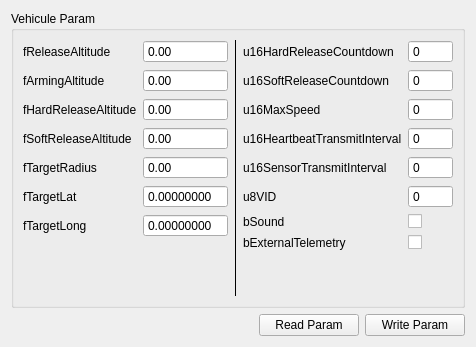
        <widget class="QWidget" name="tab_3">
         <attribute name="title">
          <string>Parameter</string>
         </attribute>
         <layout class="QGridLayout" name="gridLayout">
          <item row="0" column="0">
           <layout class="QGridLayout" name="gridLayout_2">
            <item row="1" column="4">
             <widget class="QPushButton" name="paramWriteParamButton">
              <property name="minimumSize">
               <size>
                <width>100</width>
                <height>0</height>
               </size>
              </property>
              <property name="maximumSize">
               <size>
                <width>150</width>
                <height>16777215</height>
               </size>
              </property>
              <property name="text">
               <string>Write Param</string>
              </property>
             </widget>
            </item>
            <item row="1" column="3">
             <widget class="QPushButton" name="paramReadButton">
              <property name="minimumSize">
               <size>
                <width>100</width>
                <height>0</height>
               </size>
              </property>
              <property name="maximumSize">
               <size>
                <width>150</width>
                <height>16777215</height>
               </size>
              </property>
              <property name="text">
               <string>Read Param</string>
              </property>
             </widget>
            </item>
            <item row="0" column="0" colspan="5">
             <widget class="QGroupBox" name="groupBox_2">
              <property name="title">
               <string>Vehicule Param</string>
              </property>
              <layout class="QVBoxLayout" name="verticalLayout_7">
               <item>
                <layout class="QHBoxLayout" name="horizontalLayout_5">
                 <item>
                  <layout class="QFormLayout" name="formLayout_8">
                   <item row="0" column="0">
                    <widget class="QLabel" name="label_18">
                     <property name="text">
                      <string>fReleaseAltitude</string>
                     </property>
                     <property name="alignment">
                      <set>Qt::AlignLeading|Qt::AlignLeft|Qt::AlignVCenter</set>
                     </property>
                    </widget>
                   </item>
                   <item row="0" column="1">
                    <widget class="QDoubleSpinBox" name="param_fReleaseAltitude">
                     <property name="alignment">
                      <set>Qt::AlignLeading|Qt::AlignLeft|Qt::AlignVCenter</set>
                     </property>
                     <property name="buttonSymbols">
                      <enum>QAbstractSpinBox::NoButtons</enum>
                     </property>
                     <property name="maximum">
                      <double>1000.000000000000000</double>
                     </property>
                    </widget>
                   </item>
                   <item row="1" column="0">
                    <widget class="QLabel" name="label_20">
                     <property name="text">
                      <string>fArmingAltitude</string>
                     </property>
                     <property name="alignment">
                      <set>Qt::AlignLeading|Qt::AlignLeft|Qt::AlignVCenter</set>
                     </property>
                    </widget>
                   </item>
                   <item row="2" column="0">
                    <widget class="QLabel" name="label_21">
                     <property name="text">
                      <string>fHardReleaseAltitude</string>
                     </property>
                     <property name="alignment">
                      <set>Qt::AlignLeading|Qt::AlignLeft|Qt::AlignVCenter</set>
                     </property>
                    </widget>
                   </item>
                   <item row="3" column="0">
                    <widget class="QLabel" name="label_22">
                     <property name="text">
                      <string>fSoftReleaseAltitude</string>
                     </property>
                     <property name="alignment">
                      <set>Qt::AlignLeading|Qt::AlignLeft|Qt::AlignVCenter</set>
                     </property>
                    </widget>
                   </item>
                   <item row="4" column="0">
                    <widget class="QLabel" name="label_23">
                     <property name="text">
                      <string>fTargetRadius</string>
                     </property>
                     <property name="alignment">
                      <set>Qt::AlignLeading|Qt::AlignLeft|Qt::AlignVCenter</set>
                     </property>
                    </widget>
                   </item>
                   <item row="5" column="0">
                    <widget class="QLabel" name="label_25">
                     <property name="text">
                      <string>fTargetLat</string>
                     </property>
                     <property name="alignment">
                      <set>Qt::AlignLeading|Qt::AlignLeft|Qt::AlignVCenter</set>
                     </property>
                    </widget>
                   </item>
                   <item row="6" column="0">
                    <widget class="QLabel" name="label_26">
                     <property name="text">
                      <string>fTargetLong</string>
                     </property>
                     <property name="alignment">
                      <set>Qt::AlignLeading|Qt::AlignLeft|Qt::AlignVCenter</set>
                     </property>
                    </widget>
                   </item>
                   <item row="1" column="1">
                    <widget class="QDoubleSpinBox" name="param_fArmingAltitude">
                     <property name="buttonSymbols">
                      <enum>QAbstractSpinBox::NoButtons</enum>
                     </property>
                     <property name="maximum">
                      <double>1000.000000000000000</double>
                     </property>
                    </widget>
                   </item>
                   <item row="7" column="0">
                    <spacer name="verticalSpacer">
                     <property name="orientation">
                      <enum>Qt::Vertical</enum>
                     </property>
                     <property name="sizeHint" stdset="0">
                      <size>
                       <width>20</width>
                       <height>40</height>
                      </size>
                     </property>
                    </spacer>
                   </item>
                   <item row="2" column="1">
                    <widget class="QDoubleSpinBox" name="param_fHardReleaseAltitude">
                     <property name="buttonSymbols">
                      <enum>QAbstractSpinBox::NoButtons</enum>
                     </property>
                     <property name="maximum">
                      <double>1000.000000000000000</double>
                     </property>
                    </widget>
                   </item>
                   <item row="3" column="1">
                    <widget class="QDoubleSpinBox" name="param_fSoftReleaseAltitude">
                     <property name="buttonSymbols">
                      <enum>QAbstractSpinBox::NoButtons</enum>
                     </property>
                     <property name="maximum">
                      <double>1000.000000000000000</double>
                     </property>
                    </widget>
                   </item>
                   <item row="4" column="1">
                    <widget class="QDoubleSpinBox" name="param_fTargetRadius">
                     <property name="buttonSymbols">
                      <enum>QAbstractSpinBox::NoButtons</enum>
                     </property>
                     <property name="maximum">
                      <double>1000.000000000000000</double>
                     </property>
                    </widget>
                   </item>
                   <item row="5" column="1">
                    <widget class="QDoubleSpinBox" name="param_fTargetLat">
                     <property name="buttonSymbols">
                      <enum>QAbstractSpinBox::NoButtons</enum>
                     </property>
                     <property name="decimals">
                      <number>8</number>
                     </property>
                     <property name="minimum">
                      <double>-99.999999000000003</double>
                     </property>
                     <property name="maximum">
                      <double>99.999999000000003</double>
                     </property>
                    </widget>
                   </item>
                   <item row="6" column="1">
                    <widget class="QDoubleSpinBox" name="param_fTargetLong">
                     <property name="buttonSymbols">
                      <enum>QAbstractSpinBox::NoButtons</enum>
                     </property>
                     <property name="decimals">
                      <number>8</number>
                     </property>
                     <property name="minimum">
                      <double>-99.999999000000003</double>
                     </property>
                     <property name="maximum">
                      <double>99.999999000000003</double>
                     </property>
                    </widget>
                   </item>
                   <item row="7" column="1">
                    <spacer name="horizontalSpacer_6">
                     <property name="orientation">
                      <enum>Qt::Horizontal</enum>
                     </property>
                     <property name="sizeHint" stdset="0">
                      <size>
                       <width>40</width>
                       <height>20</height>
                      </size>
                     </property>
                    </spacer>
                   </item>
                  </layout>
                 </item>
                 <item>
                  <widget class="Line" name="line">
                   <property name="frameShadow">
                    <enum>QFrame::Plain</enum>
                   </property>
                   <property name="orientation">
                    <enum>Qt::Vertical</enum>
                   </property>
                  </widget>
                 </item>
                 <item>
                  <layout class="QFormLayout" name="formLayout_7">
                   <item row="0" column="0">
                    <widget class="QLabel" name="label_19">
                     <property name="text">
                      <string>u16HardReleaseCountdown</string>
                     </property>
                     <property name="alignment">
                      <set>Qt::AlignLeading|Qt::AlignLeft|Qt::AlignVCenter</set>
                     </property>
                    </widget>
                   </item>
                   <item row="0" column="1">
                    <widget class="QSpinBox" name="param_u16HardReleaseCountdown">
                     <property name="buttonSymbols">
                      <enum>QAbstractSpinBox::NoButtons</enum>
                     </property>
                     <property name="maximum">
                      <number>65535</number>
                     </property>
                    </widget>
                   </item>
                   <item row="1" column="0">
                    <widget class="QLabel" name="label_24">
                     <property name="text">
                      <string>u16SoftReleaseCountdown</string>
                     </property>
                     <property name="alignment">
                      <set>Qt::AlignLeading|Qt::AlignLeft|Qt::AlignVCenter</set>
                     </property>
                    </widget>
                   </item>
                   <item row="2" column="0">
                    <widget class="QLabel" name="label_27">
                     <property name="text">
                      <string>u16MaxSpeed</string>
                     </property>
                     <property name="alignment">
                      <set>Qt::AlignLeading|Qt::AlignLeft|Qt::AlignVCenter</set>
                     </property>
                    </widget>
                   </item>
                   <item row="3" column="0">
                    <widget class="QLabel" name="label_28">
                     <property name="text">
                      <string>u16HeartbeatTransmitInterval</string>
                     </property>
                     <property name="alignment">
                      <set>Qt::AlignLeading|Qt::AlignLeft|Qt::AlignVCenter</set>
                     </property>
                    </widget>
                   </item>
                   <item row="4" column="0">
                    <widget class="QLabel" name="label_29">
                     <property name="text">
                      <string>u16SensorTransmitInterval</string>
                     </property>
                     <property name="alignment">
                      <set>Qt::AlignLeading|Qt::AlignLeft|Qt::AlignVCenter</set>
                     </property>
                    </widget>
                   </item>
                   <item row="5" column="0">
                    <widget class="QLabel" name="label_30">
                     <property name="text">
                      <string>u8VID</string>
                     </property>
                     <property name="alignment">
                      <set>Qt::AlignLeading|Qt::AlignLeft|Qt::AlignVCenter</set>
                     </property>
                    </widget>
                   </item>
                   <item row="7" column="0">
                    <widget class="QLabel" name="label_31">
                     <property name="text">
                      <string>bExternalTelemetry</string>
                     </property>
                     <property name="alignment">
                      <set>Qt::AlignLeading|Qt::AlignLeft|Qt::AlignVCenter</set>
                     </property>
                    </widget>
                   </item>
                   <item row="6" column="0">
                    <widget class="QLabel" name="label_32">
                     <property name="text">
                      <string>bSound</string>
                     </property>
                     <property name="alignment">
                      <set>Qt::AlignLeading|Qt::AlignLeft|Qt::AlignVCenter</set>
                     </property>
                    </widget>
                   </item>
                   <item row="6" column="1">
                    <widget class="QCheckBox" name="param_bSound">
                     <property name="text">
                      <string/>
                     </property>
                    </widget>
                   </item>
                   <item row="7" column="1">
                    <widget class="QCheckBox" name="param_bExternalTelemetry">
                     <property name="text">
                      <string/>
                     </property>
                    </widget>
                   </item>
                   <item row="1" column="1">
                    <widget class="QSpinBox" name="param_u16SoftReleaseCountdown">
                     <property name="buttonSymbols">
                      <enum>QAbstractSpinBox::NoButtons</enum>
                     </property>
                     <property name="maximum">
                      <number>65535</number>
                     </property>
                    </widget>
                   </item>
                   <item row="2" column="1">
                    <widget class="QSpinBox" name="param_u16MaxSpeed">
                     <property name="buttonSymbols">
                      <enum>QAbstractSpinBox::NoButtons</enum>
                     </property>
                     <property name="maximum">
                      <number>4096</number>
                     </property>
                    </widget>
                   </item>
                   <item row="3" column="1">
                    <widget class="QSpinBox" name="param_u16HeartbeatTransmitInterval">
                     <property name="buttonSymbols">
                      <enum>QAbstractSpinBox::NoButtons</enum>
                     </property>
                     <property name="maximum">
                      <number>65535</number>
                     </property>
                    </widget>
                   </item>
                   <item row="4" column="1">
                    <widget class="QSpinBox" name="param_u16SensorTransmitInterval">
                     <property name="buttonSymbols">
                      <enum>QAbstractSpinBox::NoButtons</enum>
                     </property>
                     <property name="maximum">
                      <number>65535</number>
                     </property>
                    </widget>
                   </item>
                   <item row="5" column="1">
                    <widget class="QSpinBox" name="param_u8VID">
                     <property name="buttonSymbols">
                      <enum>QAbstractSpinBox::NoButtons</enum>
                     </property>
                     <property name="maximum">
                      <number>255</number>
                     </property>
                    </widget>
                   </item>
                   <item row="8" column="0">
                    <spacer name="verticalSpacer_2">
                     <property name="orientation">
                      <enum>Qt::Vertical</enum>
                     </property>
                     <property name="sizeHint" stdset="0">
                      <size>
                       <width>20</width>
                       <height>40</height>
                      </size>
                     </property>
                    </spacer>
                   </item>
                  </layout>
                 </item>
                </layout>
               </item>
              </layout>
             </widget>
            </item>
            <item row="1" column="0" colspan="3">
             <spacer name="horizontalSpacer">
              <property name="orientation">
               <enum>Qt::Horizontal</enum>
              </property>
              <property name="sizeHint" stdset="0">
               <size>
                <width>40</width>
                <height>20</height>
               </size>
              </property>
             </spacer>
            </item>
           </layout>
          </item>
         </layout>
        </widget>
